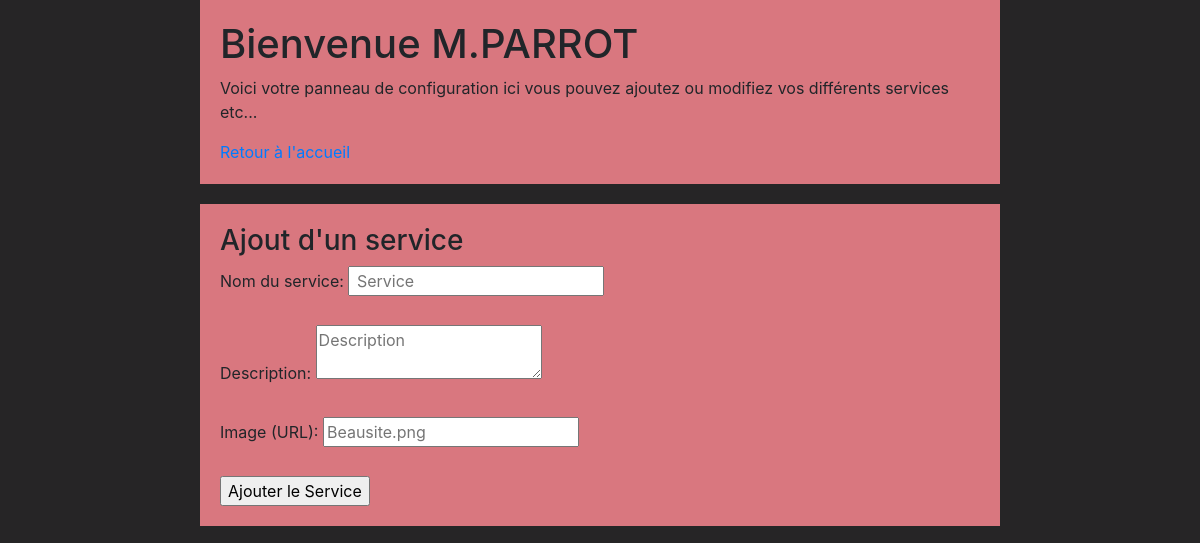
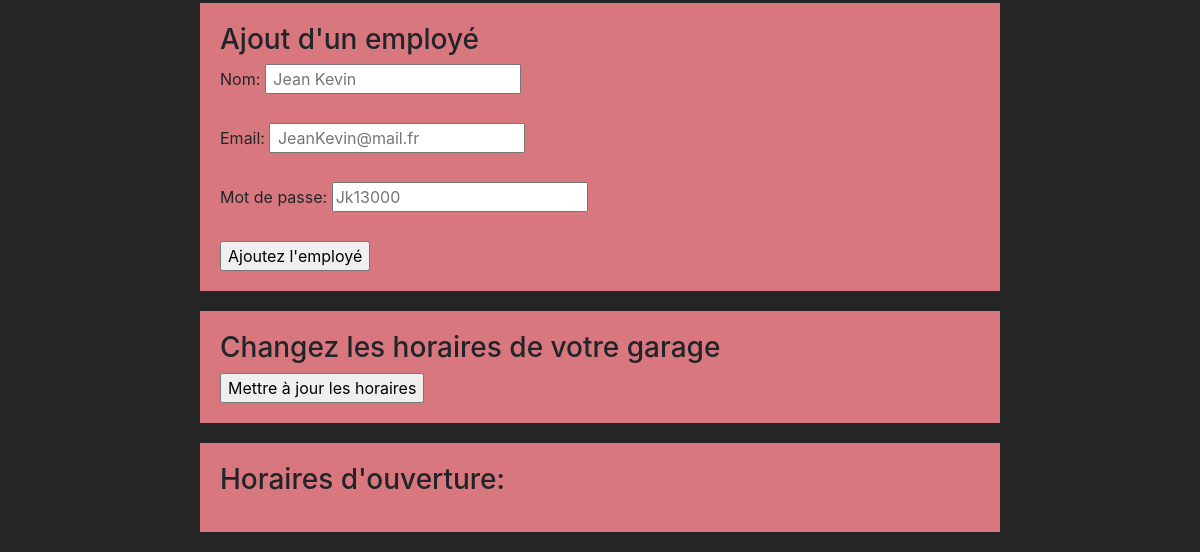
The page /admin_dashboard.php on the database as committed earlier (2 pictures, top to bottom).
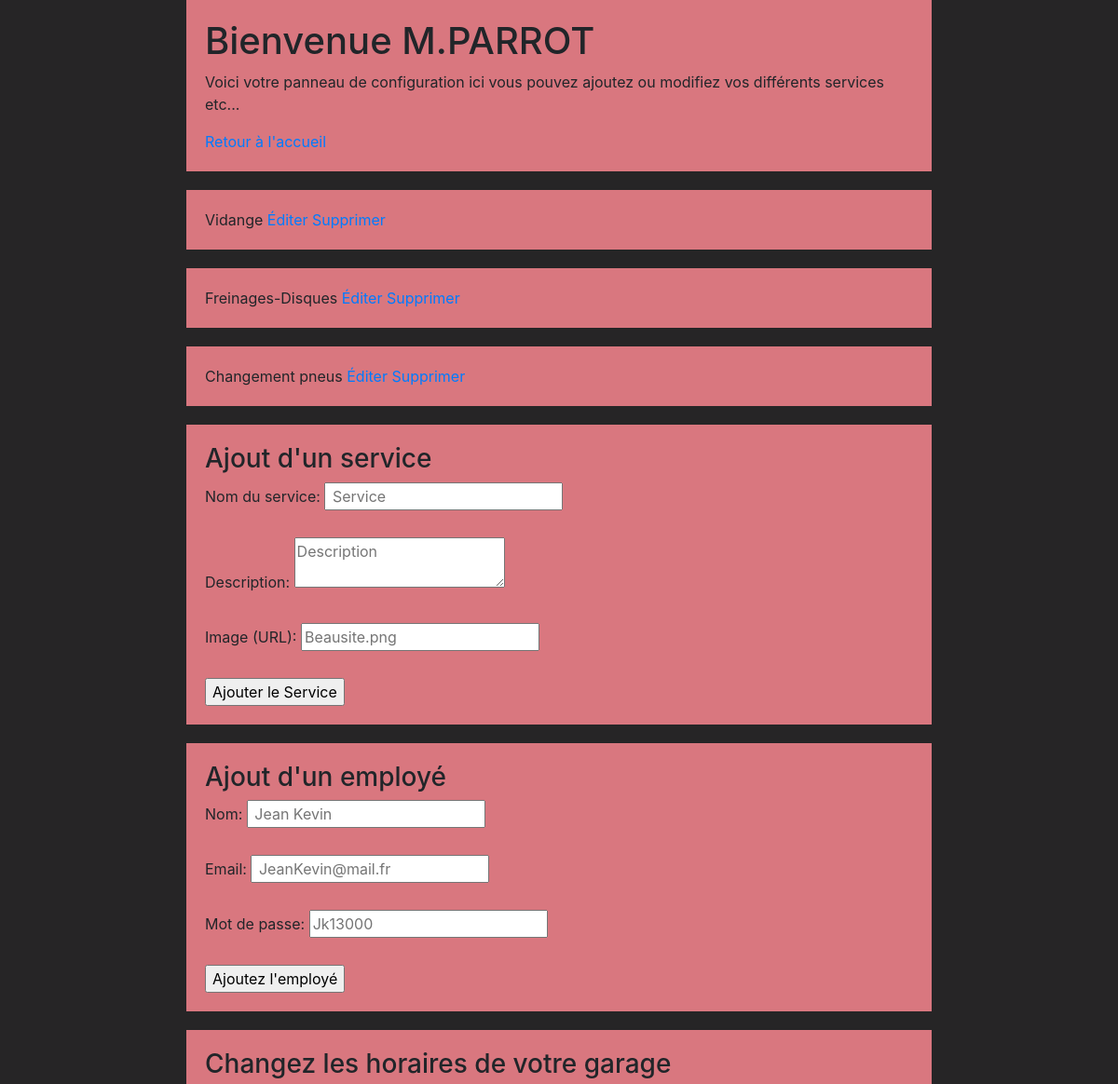
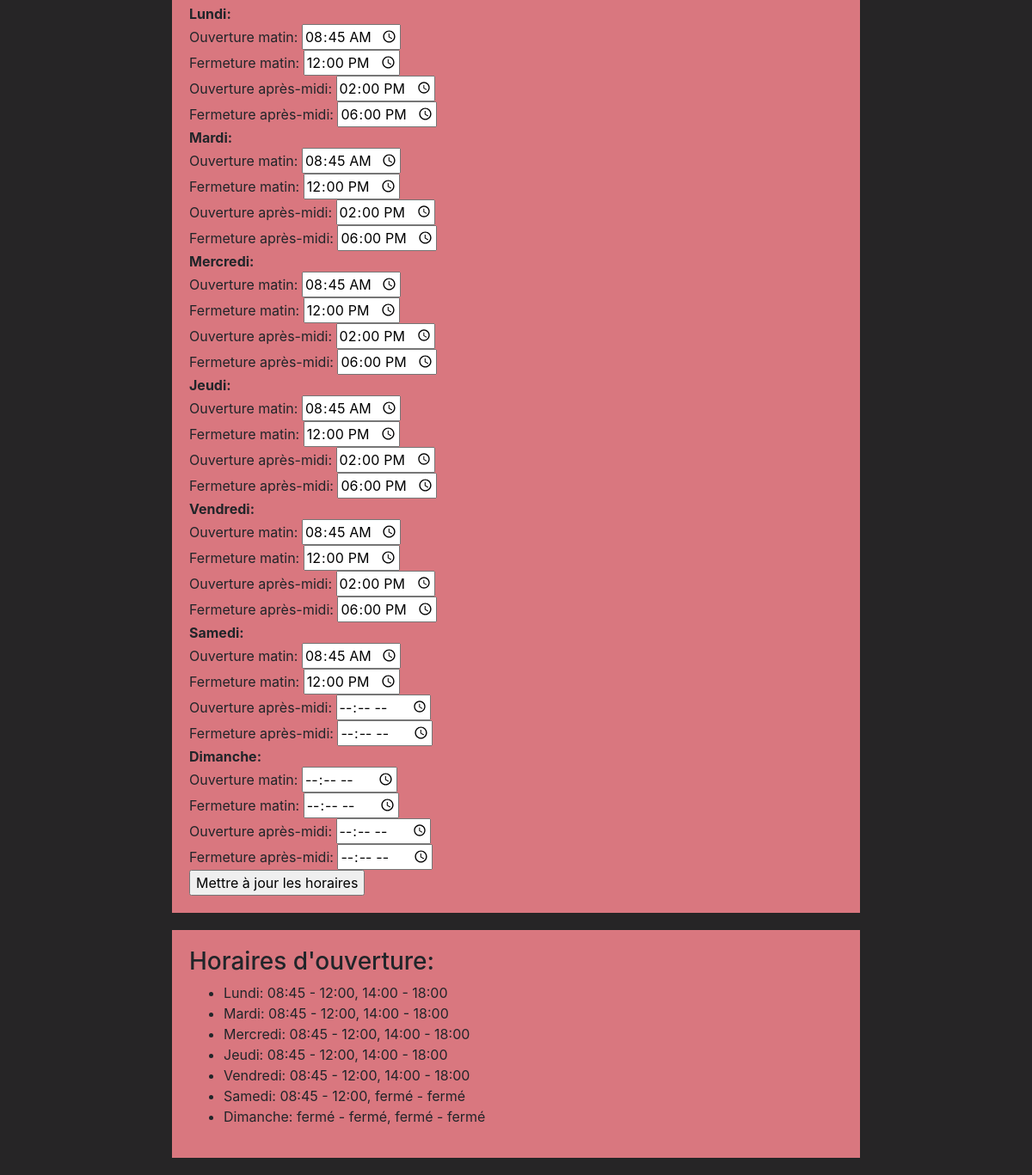
The same page on the database as committed later (2 pictures, top to bottom).
### tables this page shows
CREATE TABLE services (
id INTEGER PRIMARY KEY AUTOINCREMENT,
nom TEXT NOT NULL,
description TEXT NOT NULL,
image TEXT
);

CREATE TABLE Heures_ouverture (
id INTEGER PRIMARY KEY AUTOINCREMENT,
jour_id INTEGER NOT NULL,
heures_ouverture_matin TEXT,
heures_fermeture_matin TEXT,
heures_ouverture_apresmidi TEXT,
heures_fermeture_apresmidi TEXT,
FOREIGN KEY (jour_id) REFERENCES JourSemaine(id)
);

CREATE TABLE JourSemaine (
id INTEGER PRIMARY KEY AUTOINCREMENT,
name TEXT NOT NULL
);

### admin_dashboard.php (the view, shortened to what this page needs)
<!DOCTYPE html>
<html lang="en">
<head>
    <link rel="stylesheet" href="https://cdn.jsdelivr.net/npm/bootstrap@4.4.1/dist/css/bootstrap.min.css">
    <link href="styles\style.css" rel="stylesheet">
</head>
<body>
    <section>
        <h1>Bienvenue M.PARROT</h1>
        <p>Voici votre panneau de configuration ici vous pouvez ajoutez ou modifiez vos différents services etc...</p>
        <a href="index.php" class="button">Retour à l'accueil</a>
    </section>
    <?php
    $db = new SQLite3('db.sqlite');
    $results = $db->query("SELECT id, nom FROM services");
    while ($row = $results->fetchArray()) {
        echo "
        <section>
        <div>
            <span>{$row['nom']}</span>
            <a href='?edit_service_id={$row['id']}'>Éditer</a>
            <a href='?delete_service_id={$row['id']}'>Supprimer</a>
        </div>
        </section>";
    }
    ?>
    <section>
    <h3>Ajout d'un service</h3>
    <form method="post" action="<?= $_SERVER['PHP_SELF']; ?>">
        <label for="nom">Nom du service:</label>
        <input type="text" name="nom" placeholder=" Service" id="nom" required><br><br>
        <label for="description">Description:</label>
        <textarea name="description" placeholder="Description" id="description" required></textarea><br><br>
        <label for="image">Image (URL):</label>
        <input type="text" name="image" placeholder="Beausite.png" id="image" required><br><br>
        <input type="submit" name="add_service" value="Ajouter le Service">
    </form>
    </section>
    <section class="employes">
     <h3>Ajout d'un employé</h3>
     <form method="post" action="<?= $_SERVER['PHP_SELF']; ?>">
        <label for="name">Nom:</label>
        <input type="text" name="name" placeholder=" Jean Kevin" id="name" required><br><br>
        <label for="email">Email:</label>
        <input type="email" name="email" placeholder=" JeanKevin@mail.fr" id="email" required><br><br>
        <label for="password">Mot de passe:</label>
        <input type="password" name="password" placeholder="Jk13000" id="password" required><br><br>
        <input type="submit" name="add_employee"  value="Ajoutez l'employé">
     </form>
    </section>
    <section>
        <h3>Changez les horaires de votre garage </h3>
        <form action="<?= htmlspecialchars($_SERVER['PHP_SELF']); ?>" method="post">
    <?php
    if ($db) {
        $dayResults = $db->query("SELECT * FROM JourSemaine LEFT JOIN Heures_ouverture ON JourSemaine.id = Heures_ouverture.jour_id ORDER BY JourSemaine.id ASC");
        while ($day = $dayResults->fetchArray(SQLITE3_ASSOC)) {
            echo "<div>";
            echo "<strong>" . htmlspecialchars($day['name']) . ":</strong><br>";
            echo "Ouverture matin: <input type='time' name='day[{$day['id']}][heures_ouverture_matin]' value='" . htmlspecialchars($day['heures_ouverture_matin']) . "'><br>";
            echo "Fermeture matin: <input type='time' name='day[{$day['id']}][heures_fermeture_matin]' value='" . htmlspecialchars($day['heures_fermeture_matin']) . "'><br>";
            echo "Ouverture après-midi: <input type='time' name='day[{$day['id']}][heures_ouverture_apresmidi]' value='" . htmlspecialchars($day['heures_ouverture_apresmidi']) . "'><br>";
            echo "Fermeture après-midi: <input type='time' name='day[{$day['id']}][heures_fermeture_apresmidi]' value='" . htmlspecialchars($day['heures_fermeture_apresmidi']) . "'><br>";
            echo "</div>";
        }
    }
    ?>
    <input type="submit" name="update_hours" value="Mettre à jour les horaires">
</form>
    </section>
<?php include('footer.php');?>
</body>
</html>

### footer.php (shortened to what this page needs)
<!DOCTYPE html>
<html lang="en">
<head>
</head>
<body>
 <footer>
    <section>
    <h3>Horaires d'ouverture:</h3>
    <ul>
    <?php
    $hoursResults = $db->query("SELECT * FROM Heures_ouverture ho JOIN JourSemaine js ON ho.jour_id = js.id ORDER BY ho.jour_id ASC");
    if ($hoursResults) {
        while ($row = $hoursResults->fetchArray(SQLITE3_ASSOC)) {
            echo '<li>' . htmlspecialchars($row['name']) . ': ' .
                htmlspecialchars($row['heures_ouverture_matin']) . ' - ' .
                htmlspecialchars($row['heures_fermeture_matin']) . ', ' .
                htmlspecialchars($row['heures_ouverture_apresmidi']) . ' - ' .
                htmlspecialchars($row['heures_fermeture_apresmidi']) . '</li>';
        }
    } else {
        echo '<li>Les horaires d\'ouverture ne sont pas disponibles pour le moment.</li>';
    }
    ?>
    </ul>
    </section>
 </footer>
</body>
</html>

Rows that differ between the two databases and show on the page:
added services: nom "Vidange"
added services: nom "Freinages-Disques"
added services: nom "Changement pneus"
added heures_ouverture: jour.name "Lundi", heures_ouverture_matin "08:45", heures_fermeture_matin "12:00", heures_ouverture_apresmidi "14:00", heures_fermeture_apresmidi "18:00"
added heures_ouverture: jour.name "Mardi", heures_ouverture_matin "08:45", heures_fermeture_matin "12:00", heures_ouverture_apresmidi "14:00", heures_fermeture_apresmidi "18:00"
added heures_ouverture: jour.name "Mercredi", heures_ouverture_matin "08:45", heures_fermeture_matin "12:00", heures_ouverture_apresmidi "14:00", heures_fermeture_apresmidi "18:00"
added heures_ouverture: jour.name "Jeudi", heures_ouverture_matin "08:45", heures_fermeture_matin "12:00", heures_ouverture_apresmidi "14:00", heures_fermeture_apresmidi "18:00"
added heures_ouverture: jour.name "Vendredi", heures_ouverture_matin "08:45", heures_fermeture_matin "12:00", heures_ouverture_apresmidi "14:00", heures_fermeture_apresmidi "18:00"
added heures_ouverture: jour.name "Samedi", heures_ouverture_matin "08:45", heures_fermeture_matin "12:00", heures_ouverture_apresmidi "fermé", heures_fermeture_apresmidi "fermé"
added heures_ouverture: jour.name "Dimanche", heures_ouverture_matin "fermé", heures_fermeture_matin "fermé", heures_ouverture_apresmidi "fermé", heures_fermeture_apresmidi "fermé"
